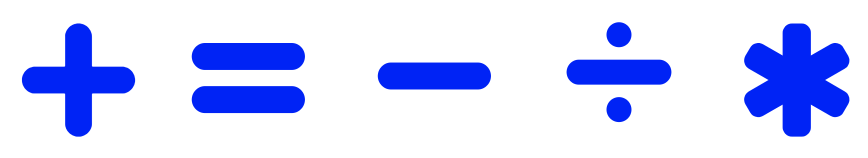
#> input picture project/data/original_operators.png, 1736 x 316 px (shown at 1/2 size)
$ jupyter execute --allow-errors NOT_NECCESARY_CREATE_FOLDERS.ipynb   (shell and % lines are left out)   (older library calls are emulated)
#> lines starting #> are read from the running program, lines starting #| are printed output that depends on the picture
[cell 1]
import numpy as np
import pandas as pd
import matplotlib.pyplot as plt
from PIL import Image

#> (a cell that did not finish here is left out)

[cell 3]
label_dict = {"times": 514, "plus": 196, "minus": 195, 'div': 526, 'eq': 621}
rel_list = [514, 196, 195, 526, 621]

#> (a cell that did not finish here is left out)

[cell 5]
ROOTDIR = "./data/hasyv2/"

#> (the rest of this cell did not finish here and is left out)

[cell 6]
# Create datafolder
import os
import shutil
from pathlib import Path
HASY_DIR = "./data/hasyv2/"
#> HASY_DIR = './data/hasyv2/'
OPERATOR_DIR = "./data/all_data/mul"
rename_map = {514: "mul", 196: "plus", 195: "minus", 526: "div", 621: "eq"}

if not os.path.exists(OPERATOR_DIR):
    os.makedirs(OPERATOR_DIR)

minus = 0
plus = 0
mul = 0
div = 0
eq = 0


current_label = 0
#> (the rest of this cell did not finish here and is left out)

[cell 7]
import os
def update_datasheet(image_dir = "./data/operators"):
    """
    Updates datasheet to fit current content of imagefolder
    Filename must include correct label [plus, minus, mul, div, eq]
    """
    print("Updating Datasheet")
    data = pd.DataFrame(columns = ["path", "label"])

    i = 0
    for file in os.listdir(image_dir):
        if "zero" in file:
            newrow = pd.DataFrame(columns = ["path", "label"],data = {"path": file, "label": 0}, index = [0])

        elif "one" in file:
            newrow = pd.DataFrame(columns = ["path", "label"],data = {"path": file, "label": 1}, index = [0])

        elif "two" in file:
            newrow = pd.DataFrame(columns = ["path", "label"],data = {"path": file, "label": 2}, index = [0])

        elif "three" in file:
            newrow = pd.DataFrame(columns = ["path", "label"],data = {"path": file, "label": 3}, index = [0])

        elif "four" in file:
            newrow = pd.DataFrame(columns = ["path", "label"],data = {"path": file, "label": 4}, index = [0])

        elif "five" in file:
            newrow = pd.DataFrame(columns = ["path", "label"],data = {"path": file, "label": 5}, index = [0])

        elif "six" in file:
            newrow = pd.DataFrame(columns = ["path", "label"],data = {"path": file, "label": 6}, index = [0])

        elif "seven" in file:
            newrow = pd.DataFrame(columns = ["path", "label"],data = {"path": file, "label": 7}, index = [0])

        elif "eigth" in file:
            newrow = pd.DataFrame(columns = ["path", "label"],data = {"path": file, "label": 8}, index = [0])

        elif "nine" in file:
            newrow = pd.DataFrame(columns = ["path", "label"],data = {"path": file, "label": 9}, index = [0])

        elif "plus" in file:
            newrow = pd.DataFrame(columns = ["path", "label"],data = {"path": file, "label": 10}, index = [0])

        elif "minus" in file:
            newrow = pd.DataFrame(columns = ["path", "label"],data = {"path": file, "label": 11}, index = [0])

        elif "mul" in file:
            newrow = pd.DataFrame(columns = ["path", "label"],data = {"path": file, "label": 12}, index = [0])

        elif "div" in file:
            newrow = pd.DataFrame(columns = ["path", "label"],data = {"path": file, "label": 13}, index = [0])

        elif "eq" in file:
            newrow = pd.DataFrame(columns = ["path", "label"],data = {"path": file, "label": 14}, index = [0])
        i += 1

        data = data.append(newrow, ignore_index = True)
        data = data.reset_index(drop=True)
    data.to_csv(image_dir + "/datasheet.csv")

#> (a cell that did not finish here is left out)

[cell 9]
""" Reshape to 45x45 """
basepath = "./data/operators_test/"
#> (the rest of this cell did not finish here and is left out)

[cell 10]
import torch
from skimage.transform import resize
from skimage.color import rgb2gray

def get_operators_from_original(filepath = "./data/original_operators.png"):
    """
    Takes in filepath the original image with all operators
    Returns each operator in 32x32 and greyscale
    """
#> called with filepath = './data/original_operators.png'
    operators = Image.open(filepath)
#> operators is the input picture: PIL image 1736x316 RGBA; mean R, G, B, A 209.5, 215.7, 253.2, 255
    img = np.asarray(operators)
    img_grey = rgb2gray(img)
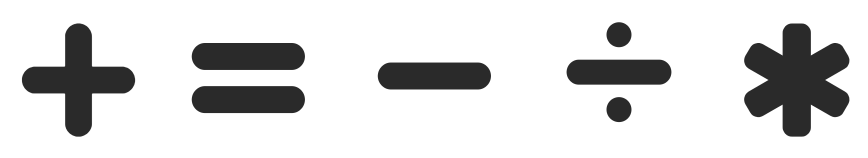
#> img_grey: shape (316, 1736) float64 (shown at 1/2 size); min 0.167, max 1, mean 0.851

    N = 316
    plus = img[:, 0:N]
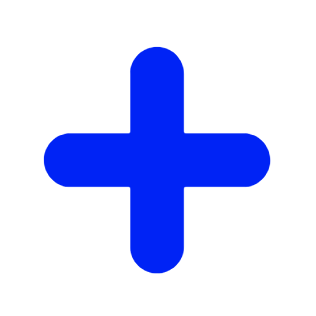
#> plus: shape (316, 316, 4); mean R, G, B, A 203.5, 210.6, 253, 255
    equals = img[:, N:2*N]
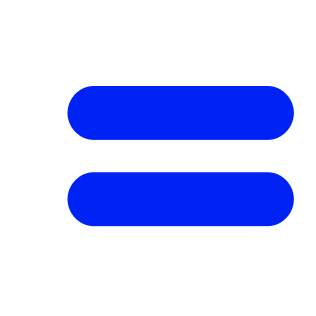
#> equals: shape (316, 316, 4); mean R, G, B, A 195.8, 204, 252.7, 255
    min_offset = 75
    minus = img[:, 2*N + min_offset :3*N + min_offset]
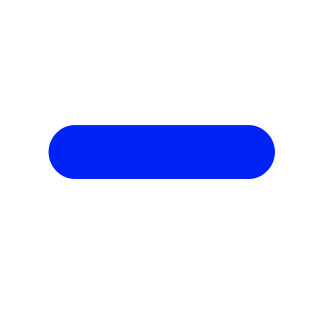
#> minus: shape (316, 316, 4); mean R, G, B, A 225.4, 229.5, 253.8, 255
    div_offset = 125
    div = img[:, 3*N + div_offset:4*N + div_offset]
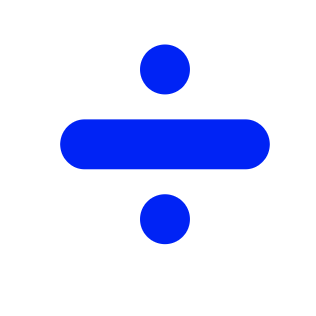
#> div: shape (316, 316, 4); mean R, G, B, A 219.6, 224.5, 253.6, 255
    mul_offset = 155
    mul = img[:, 4*N + mul_offset:-1]
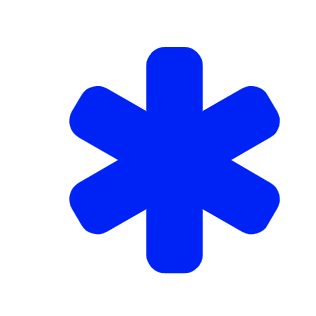
#> mul: shape (316, 316, 4); mean R, G, B, A 180.5, 190.7, 252.1, 255

    operators = [plus, minus, div, mul, equals]
    operators = [resize(operator, (45, 45)) for operator in operators]
#> operators = 5 items
    operators = [rgb2gray(operator) for operator in operators]
    op_tensors = [torch.from_numpy(operators[i].astype(np.float32)) for i in range(len(operators))]

    return operators

[cell 11]
def add_rotated_operators(output_path='/data/train/'):
    """
    Retrieves the original operators, rotates and puts back in train-folder
    """
    operators = get_operators_from_original()
    name_map = ["plus", "minus", "div", "mul", "equals"]

    for operator, name in zip(operators, name_map):
        image = Image.fromarray(np.uint8(cm.Greys(operator)*255))

        for deg in range(15,360,15):
            rotated = image.rotate(deg, PIL.Image.NEAREST, expand = 1, fillcolor = (0, 0, 0))
            rotated = rotated.resize((45,45), Image.ANTIALIAS)
            rotated.save("{}{}_rot_{}.png".format(output_path, name, deg))

add_rotated_operators(output_path="./data/orig_rot/")
#> (the call stopped at in get_operators_from_original, `op_tensors = [torch.from_numpy(operators[i].astype(np.float32)) for i ..`: torch is not available in this run)

[cell 12]
import matplotlib.pyplot as plt
from PIL import Image
import PIL

basepath = "./data/operators_test/"
original_images = ["plus", "minus", "div", "eq", "mul"]

# Create an Image object from an Image
#> (the rest of this cell did not finish here and is left out)

[cell 13]
def add_base_training(output_path, basepath = "./data/all_data/", max_img_per_class = 1000, square_size = 5):
    """
    Collects data from the basic-dataset
    """
    folders = ["div", "minus", "plus", "eq", "mul", "zero", "one", "two", "three", "four", "five", "six", "seven", "eight", "nine"]

    for folder in folders:
        i = 500
        folderpath = basepath+folder+"/"
        for img in os.listdir(folderpath):
            image = Image.open(folderpath+img)
            image = np.asarray(image.resize((45,45), Image.ANTIALIAS))
            image = rgb2gray(image)
            image = erosion(image, square(square_size))
            image = Image.fromarray(np.uint8(cm.Greys(image)*255))
            image.save("{}{}_{}.png".format(output_path, folder, i))
            i-=-1
            if i > 500 + max_img_per_class:
                break

[cell 14]
def threshold(img):
    img[img > img.mean()] = 255
    img[img <= img.mean()] = 0
    return img


def add_candidates(output_path, basepath= "./data/candidates/"):

    for img_name in os.listdir(basepath):
        image = Image.open(basepath + img_name)
        image = np.asarray(image.resize((45,45), Image.ANTIALIAS))
        image = rgb2gray(image)
        image = threshold(image)
        image = Image.fromarray(np.uint8(cm.Greys(image)*255))

        for deg in range(21, 360, 21):
            rotated = image.rotate(deg, PIL.Image.NEAREST, expand = 1, fillcolor = 0)
            rotated = rotated.resize((45,45), Image.ANTIALIAS)
            rotated.save("{}{}_rot_{}".format(output_path, deg, img_name))

#add_candidates("./data/test/")

[cell 15]
import os
import numpy as np
import matplotlib.pyplot as plt
from matplotlib import cm
from skimage.morphology import erosion, dilation, square
from skimage.color import rgb2gray
from PIL import Image
import PIL

def create_training_set(train_dir):
    """
    Pipeline-function that adds images to folder
    """
    if not os.path.exists(train_dir):
        os.makedirs(train_dir)

    #add_base_training(train_dir, max_img_per_class= 300)
    #add_rotated_operators(train_dir)
    #add_candidates(train_dir)
    update_datasheet(train_dir)

$ run again, on project/data/operators_test/eq_rot_154.png
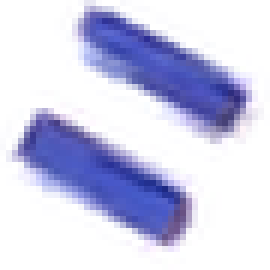
#> input picture project/data/operators_test/eq_rot_154.png, 45 x 45 px (shown 6 times larger)
#> HASY_DIR = './data/hasyv2/'
#> image is the input picture: PIL image 45x45 RGB; mean R, G, B 204.9, 206.2, 232.7
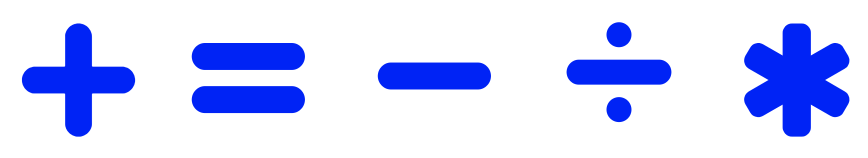
#> input picture project/data/original_operators.png, 1736 x 316 px (shown at 1/2 size)
#> in get_operators_from_original, operators is the input picture: PIL image 1736x316 RGBA; mean R, G, B, A 209.5, 215.7, 253.2, 255
#> operators = 5 items

$ run again, on project/data/operators_test/eq_rot_357.png
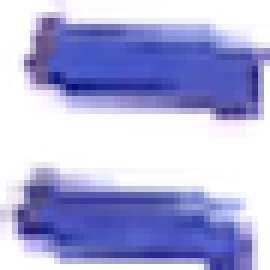
#> input picture project/data/operators_test/eq_rot_357.png, 45 x 45 px (shown 6 times larger)
#> HASY_DIR = './data/hasyv2/'
#> image is the input picture: PIL image 45x45 RGB; mean R, G, B 173.1, 175.1, 218.7
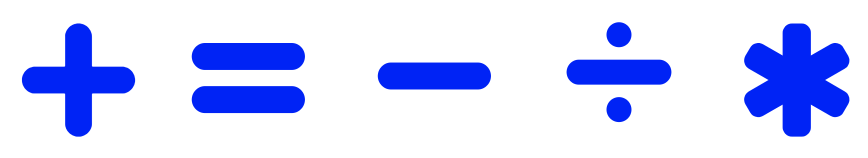
#> input picture project/data/original_operators.png, 1736 x 316 px (shown at 1/2 size)
#> in get_operators_from_original, operators is the input picture: PIL image 1736x316 RGBA; mean R, G, B, A 209.5, 215.7, 253.2, 255
#> operators = 5 items
